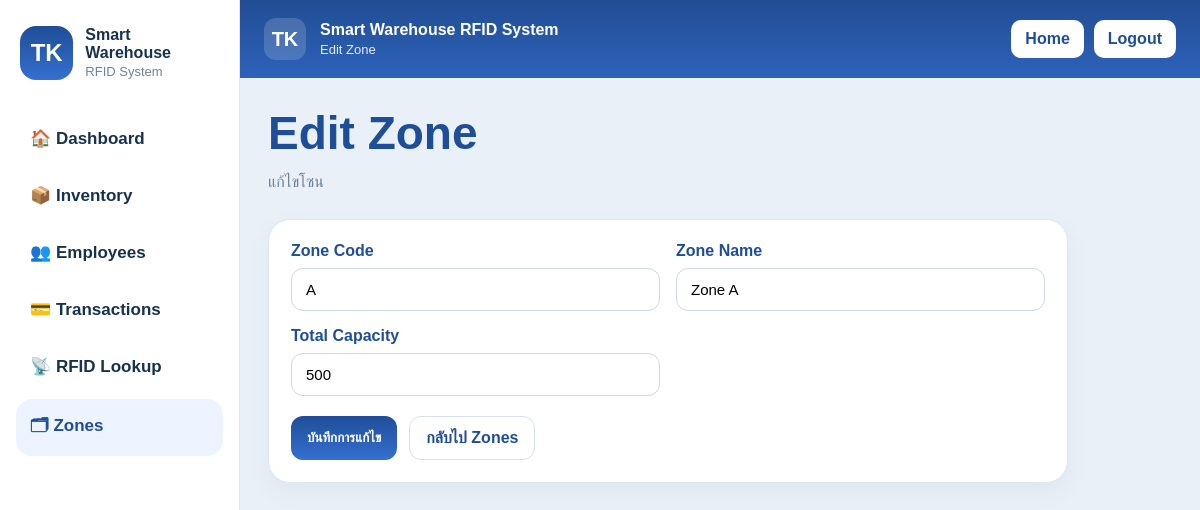
The page /smarthouse-rfid/zones_edit.php?id=1 (signed in) on the database its author committed.
### tables this page shows
CREATE TABLE `zones` (
  `zone_id` int(11) NOT NULL,
  `zone_code` varchar(20) NOT NULL,
  `zone_name` varchar(100) NOT NULL,
  `total_capacity` int(11) NOT NULL DEFAULT 0
);

### smarthouse-rfid/zones_edit.php (the view, shortened to what this page needs)
<?php
require_once __DIR__ . '/config/db.php';
$zone_id = (int)($_GET['id'] ?? $_POST['zone_id'] ?? 0);
$stmt = $pdo->prepare("
    SELECT zone_id, zone_code, zone_name, total_capacity
    FROM zones
    WHERE zone_id = ?
    LIMIT 1
");
$stmt->execute([$zone_id]);
$zone = $stmt->fetch();
require __DIR__ . '/includes/layout.php';
require __DIR__ . '/includes/header.php';
?>
<h1 class="page-title">Edit Zone</h1>
<div class="page-sub">แก้ไขโซน</div>
<div class="card" style="padding:22px;max-width:800px;">
  <form method="post">
    <div class="form-grid">
      <div>
        <label class="form-label">Zone Code</label>
        <input name="zone_code" class="form-control" value="<?php echo htmlspecialchars($zone['zone_code']); ?>" required>
      </div>
      <div>
        <label class="form-label">Zone Name</label>
        <input name="zone_name" class="form-control" value="<?php echo htmlspecialchars($zone['zone_name']); ?>" required>
      </div>
      <div>
        <label class="form-label">Total Capacity</label>
        <input type="number" name="total_capacity" class="form-control" value="<?php echo (int)$zone['total_capacity']; ?>" required>
      </div>
    </div>
    <div class="mt-20" style="display:flex;gap:12px;flex-wrap:wrap;">
      <button type="submit" class="btn-primary">บันทึกการแก้ไข</button>
      <a href="zones.php" class="btn-light">กลับไป Zones</a>
    </div>
  </form>
</div>
<?php require __DIR__ . '/includes/footer.php'; ?>

### smarthouse-rfid/includes/layout.php (style rules this page uses)
* { box-sizing: border-box; }
body { margin: 0; font-family: Arial, Helvetica, sans-serif; background: #eaf0f7; color: #17324f; }
a { text-decoration: none; }
.page-title { font-size: 46px; color: #1f4e98; margin: 0 0 8px; font-weight: 800; }
.page-sub { color: #6f839b; line-height: 1.8; margin-bottom: 22px; }
.card { background: #fff; border: 1px solid #dfe7f1; border-radius: 22px; box-shadow: 0 10px 24px rgba(25,52,77,.05); }
.btn-light { display: inline-block; background: #fff; border: 1px solid #d6e1ed; color: #1f4e98; padding: 12px 16px; border-radius: 12px; font-weight: 700; }
.btn-primary { display: inline-block; background: linear-gradient(180deg, #1f4e98, #356fd0); color: #fff; padding: 12px 16px; border-radius: 12px; font-weight: 700; border: 0; }
.form-grid { display: grid; grid-template-columns: 1fr 1fr; gap: 16px; }
.form-label { display: block; margin-bottom: 8px; font-weight: 700; color: #1f4e98; }
.form-control { width: 100%; padding: 12px 14px; border: 1px solid #cfd8e3; border-radius: 12px; background: #fff; font-size: 15px; outline: none; }
input.form-control, select.form-control, textarea.form-control { width: 100%; }
.mt-20 { margin-top: 20px; }

### rows shown on the page
zones: zone_code "A", zone_name "Zone A", total_capacity "500"

### other values the page prints
$pageTitle "Edit Zone"
